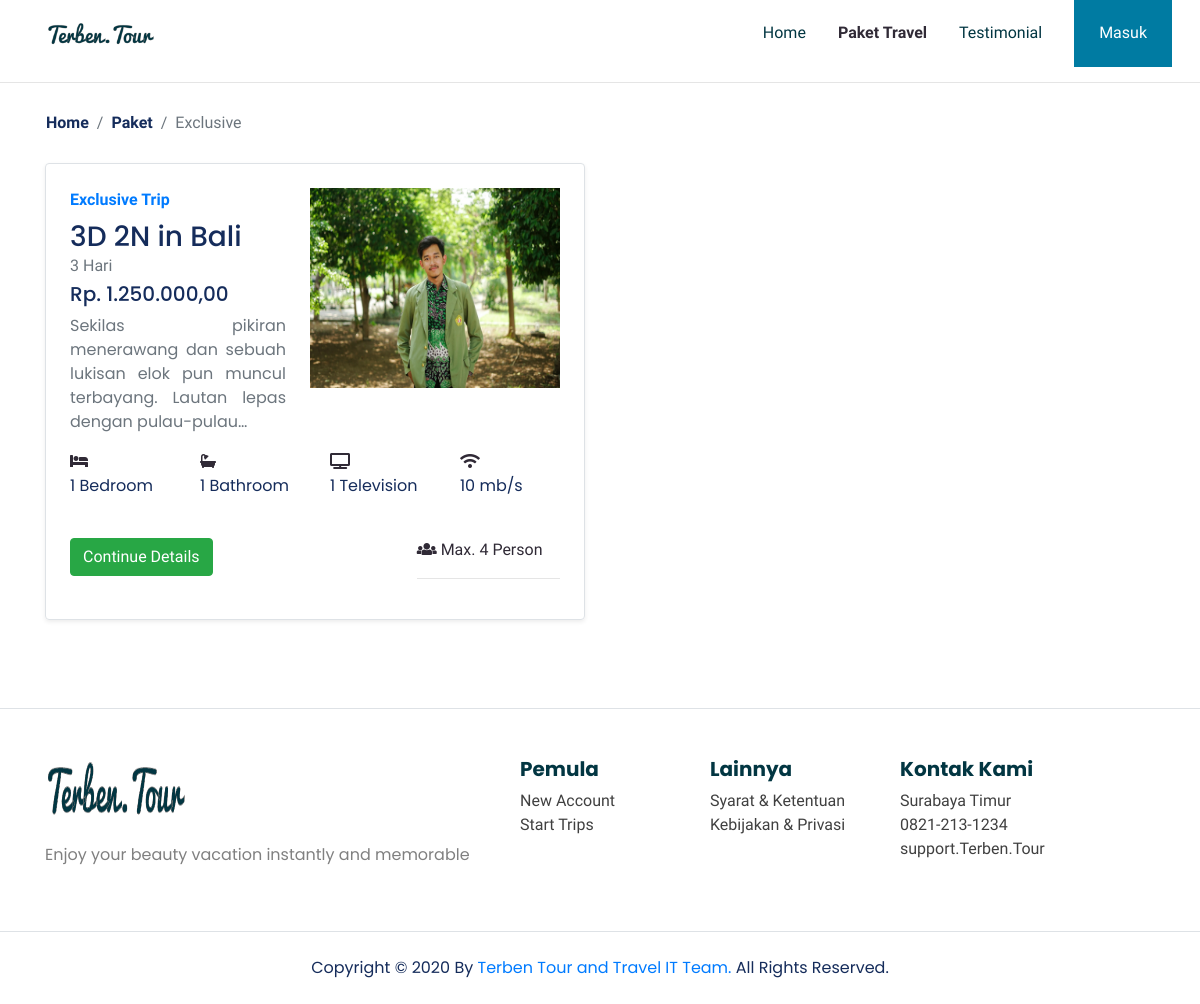
Screenshot of /Paket/1 with the database file from the repository.
### tables this page shows
CREATE TABLE `paket` (
  `paket_id` varchar(20) NOT NULL,
  `admin_id` int(11) NOT NULL,
  `kategori_id` int(11) NOT NULL,
  `img_paket` varchar(100) DEFAULT NULL,
  `judul` varchar(50) NOT NULL,
  `deskripsi` text NOT NULL,
  `max_person` int(10) NOT NULL,
  `durasi` varchar(50) NOT NULL,
  `harga` int(15) NOT NULL,
  `fas_bedroom` int(15) NOT NULL,
  `fas_bathroom` int(15) NOT NULL,
  `fas_tv` int(15) NOT NULL,
  `fas_inet` int(15) NOT NULL
);

### application/controllers/Paket.php (called while the page is built, shortened)
<?php
class Paket extends CI_Controller
{
    function __construct()
    {
      $this->load->model('M_Admin');
      $this->load->model('M_Kategori');
      $this->load->model('M_Paket');
    }
    function Kategori($kategori_id)
    {
      $data['paket'] = $this->M_Paket->getPaketKategori($kategori_id);
      $this->load->view('paket/byKategori',$data);
    }
}
 ?>

### index.php (called while the page is built, shortened)
<?php
require_once BASEPATH.'core/CodeIgniter.php';

### application/models/M_Paket.php (called while the page is built, shortened)
<?php
class M_Paket extends CI_Model
{
  function getPaketKategori($kategori_id){
  $paket = $this->db->get_where('paket',array('kategori_id'=>$kategori_id))
          ->result();
  return $paket;
  }
}
 ?>

### application/views/paket/byKategori.php (the view, shortened to what this page needs)
<!DOCTYPE html>
<html lang="en">
<head>
	<link rel="stylesheet" href="<?= base_url('assets\frontend\libraries\bootstrap\css\bootstrap.css') ?>">
	<link href="<?= base_url('assets\frontend\libraries\font-awesome-5\css\fontawesome-all.min.css') ?>" rel="stylesheet" media="all">
	<link rel="stylesheet" href="https://cdnjs.cloudflare.com/ajax/libs/font-awesome/4.7.0/css/font-awesome.min.css">
	<link rel="stylesheet" href="<?= base_url('assets\frontend\styles\main.css') ?>">
</head>
<body>
	<?php $user_data = $this->session->userdata('user_data');  ?>
	<div class="container">
		<nav class="row navbar navbar-expand-lg navbar-light bg-white">
			<a href="<?= base_url('')  ?>" class="navbar-brand">
				<img src="<?= base_url('assets\frontend\images\Terben.Tour@2x.png')  ?>" alt="Logo TerbenTour">
			</a>
			<div class="collapse navbar-collapse" id="navM">
				<ul class="navbar-nav ml-auto mr-3">
					<li class="nav-item mx-md-2">
						<a href="<?= base_url('')  ?>" class="nav-link">Home</a>
					</li>
					<li class="nav-item mx-md-2">
						<a href="#" class="nav-link  active">Paket Travel</a>
					</li>
					<li class="nav-item mx-md-2">
							<a href="<?= base_url('Testimoni/All') ?>" class="nav-link">Testimonial</a>
					</li>
				</ul>
				<form class="from-inline my-2 my-lg-0 d-none d-md-block">
					<?php
					if (null !== $user_data) { ?>
						<div class="dropdown">
							<button class="btn btn-login btn-navbar-right my-2 my-sm-0 px-4" type="button" data-toggle="dropdown">
								<?= $user_data['email'] ?>
								<i class="fa fa-angle-down ml-2 opacity-8"></i>
							</button>
							<div class="dropdown-menu">
								<a class="dropdown-item" href="<?= base_url('User/Profile');  ?>">User Account</a>
								<a class="dropdown-item" href="<?= base_url('User/editProfile');  ?>">Setting</a>
								<div class="dropdown-divider"></div>
								<a class="dropdown-item" href="#" onclick="location.href='<?= base_url('Login/logout'); ?>'" type="button">Logout</a>
							</div>
						</div>
					<?php } else { ?>
						<button class="btn btn-login btn-navbar-right my-2 my-sm-0 px-4" onclick="location.href='<?= base_url('Login'); ?>'" type="button">
							Masuk
						</button>
					<?php } ?>
				</form>
			</div>
		</nav>
	</div>
	<hr>
	<section class="section-details-breadcrumb">
		<div class="container">
			<div class="row ">
				<nav aria-label="breadcrumb">
					<ol class="breadcrumb">
						<li class="breadcrumb-item"><a href="<?= base_url('')  ?>">Home</a></li>
						<li class="breadcrumb-item active" aria-current="page"><a href="<?= base_url('Paket') ?>">Paket</a></li>
						<?php
						if (isset($paket[0]->kategori_id)) {
							if ($paket[0]->kategori_id == 1) { ?>
								<li class="breadcrumb-item active" aria-current="page">Exclusive</li>
							<?php } elseif ($paket[0]->kategori_id == 2) { ?>
								<li class="breadcrumb-item active" aria-current="page">Business</li>
							<?php } elseif ($paket[0]->kategori_id == 3) { ?>
								<li class="breadcrumb-item active" aria-current="page">Economic</li>
							<?php } ?>
						<?php } ?>
					</ol>
				</nav>
			</div>
		</div>
	</section>
	<main>
		<section class="section-content-paket">
			<div class="container">
				<div class="row">
					<?php foreach ($paket as $dataPaket) { ?>
						<div class="col-lg-6 mb-3">
							<div class="row no-gutters border rounded overflow-hidden flex-md-row mb-4 shadow-sm h-md-250 position-relative">
								<div class="col pl-4 pt-4 d-flex flex-column position-static">
									<strong class="d-inline-block mb-2 text-primary">
										<?php if ($dataPaket->kategori_id == 1) {
											echo "Exclusive";
										} elseif ($dataPaket->kategori_id == 2) {
											echo "Business";
										} else {
											echo "Economic";
										} ?>
										Trip
									</strong>
									<h3 class="mb-0"><?= $dataPaket->judul  ?></h3>
									<div class="mb-1 text-muted"><?= $dataPaket->durasi  ?> Hari</div>
									<h5>Rp. <?= number_format($dataPaket->harga, 2, ',', '.')  ?></h5>
									<p class="card-text mb-auto text-muted text-justify"><?= character_limiter(strip_tags($dataPaket->deskripsi), 100) ?></p>
								</div>
								<div class="col-auto d-none d-lg-block p-4">
									<img src="<?= base_url('/assets/frontend/images/admin/paket/' . $dataPaket->img_paket) ?>" alt="<?= $dataPaket->img_paket  ?>" style="width: 250px; height: 200px;">
								</div>
								<div class="col-lg-12 pl-4 pb-4 pr-4">
									<div class="features row mt-3">
										<div class="col-md-3">
											<div class="description">
												<i class="fas fa-bed"></i>
												<p><?= $dataPaket->fas_bedroom ?> Bedroom</p>
											</div>
										</div>
										<div class="col-md-3 ">
											<div class="description">
												<i class="fas fa-bath"></i>
												<p><?= $dataPaket->fas_bathroom ?> Bathroom</p>
											</div>
										</div>
										<?php if ($dataPaket->fas_tv > 0) { ?>
											<div class="col-md-3 ">
												<div class="description">
													<i class="fas fa-tv"></i>
													<p><?= $dataPaket->fas_tv  ?> Television</p>
												</div>
											</div>
										<?php } ?>
										<?php if ($dataPaket->fas_inet > 0) { ?>
											<div class="col-md-3 ">
												<div class="description">
													<i class="fas fa-wifi"></i>
													<p><?= $dataPaket->fas_inet ?> mb/s</p>
												</div>
											</div>
										<?php } ?>
									</div>
									<div class="features row mt-4">
										<div class="col-md-8">
											<button class="btn btn-success" onclick="location.href='<?= base_url('Paket/Detail/' . $dataPaket->paket_id); ?>'" type="button">
												Continue Details
											</button>
										</div>
										<div class="col-md-4 order-last">
											<div class="description">
												<i class="fas fa-users"></i> Max. <?= $dataPaket->max_person ?> Person
												<hr>
											</div>
										</div>
									</div>
								</div>
							</div>
						</div>
					<?php } ?>
				</div>
			</div>
		</section>
	</main>
	<?php require_once APPPATH . "views/layout/layout.footer.php" ?>
</body>
</html>

### assets/frontend/styles/main.css (style rules this page uses)
body { background-color: #fff; font-family: 'Assistant', sans-serif; color: #302A36; }
.navbar-brand img { max-height: 40px; }
.navbar-light .navbar-nav .nav-link { color: #023642; }
.navbar-light .navbar-nav .nav-link.active { font-weight: bold; color: #302A36 !important; }
.btn-navbar-right { margin-top: -10px !important; margin-bottom: -10px !important; margin-right: -18px !important; height: 70px; border-radius: 0%; }
.btn-login { background-color: #007BA2; color: white; height: 67px !important; }
.section-details-breadcrumb .breadcrumb { background-color: transparent; }
.section-details-breadcrumb .breadcrumb .breadcrumb-item a { color: #152C5B; font-weight: 600; }
h1, h2, h3, h4, h5, span, p { color: #152C5B; font-family: 'Poppins', sans-serif; }

### rows the page displays
paket: shows "Exclusive", judul "3D 2N in Bali", durasi "3", harga "1.250.000,00", deskripsi "Sekilas pikiran menerawang dan sebuah lukisan elok pun muncul terbayang. Lautan lepas dengan pulau-pulau…", img_paket (picture), fas_bedroom "1", fas_bathroom "1", fas_tv "1", fas_inet "10", max_person "4"
